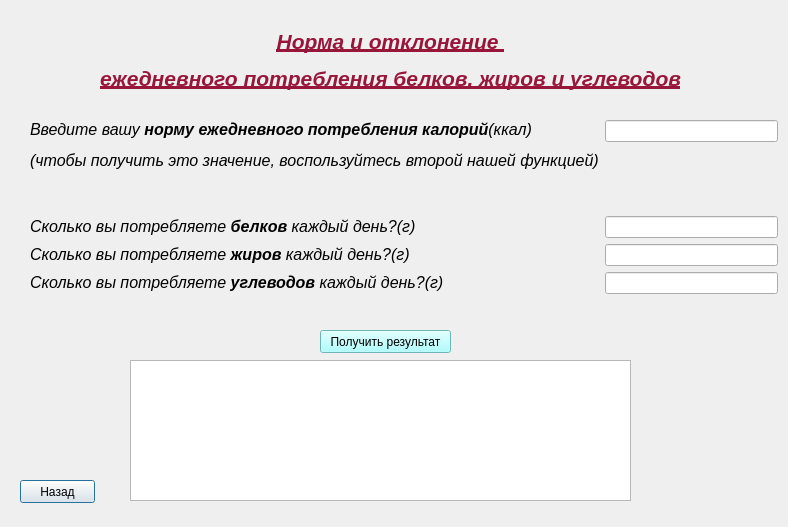
<?xml version="1.0" encoding="UTF-8"?>
<ui version="4.0">
 <class>Dialog</class>
 <widget class="QDialog" name="Dialog">
  <property name="geometry">
   <rect>
    <x>0</x>
    <y>0</y>
    <width>788</width>
    <height>527</height>
   </rect>
  </property>
  <property name="windowTitle">
   <string>Dialog</string>
  </property>
  <widget class="QLabel" name="label">
   <property name="geometry">
    <rect>
     <x>-10</x>
     <y>10</y>
     <width>801</width>
     <height>101</height>
    </rect>
   </property>
   <property name="styleSheet">
    <string notr="true">font: 7pt &quot;MS Shell Dlg 2&quot;;</string>
   </property>
   <property name="text">
    <string>&lt;html&gt;&lt;head/&gt;&lt;body&gt;&lt;p align=&quot;center&quot;&gt;&lt;span style=&quot; font-size:16pt; font-weight:600; font-style:italic; text-decoration: underline; color:#981639;&quot;&gt;Норма и отклонение &lt;/span&gt;&lt;/p&gt;&lt;p align=&quot;center&quot;&gt;&lt;span style=&quot; font-size:16pt; font-weight:600; font-style:italic; text-decoration: underline; color:#981639;&quot;&gt;ежедневного потребления белков, жиров и углеводов&lt;/span&gt;&lt;/p&gt;&lt;/body&gt;&lt;/html&gt;</string>
   </property>
  </widget>
  <widget class="QWidget" name="formLayoutWidget">
   <property name="geometry">
    <rect>
     <x>30</x>
     <y>120</y>
     <width>748</width>
     <height>201</height>
    </rect>
   </property>
   <layout class="QFormLayout" name="formLayout">
    <item row="0" column="0">
     <widget class="QLabel" name="Label">
      <property name="text">
       <string>&lt;html&gt;&lt;head/&gt;&lt;body&gt;&lt;p&gt;&lt;span style=&quot; font-size:12pt; font-style:italic;&quot;&gt;Введите вашу &lt;/span&gt;&lt;span style=&quot; font-size:12pt; font-weight:600; font-style:italic;&quot;&gt;норму ежедневного потребления калорий&lt;/span&gt;&lt;span style=&quot; font-size:12pt; font-style:italic;&quot;&gt;(ккал)&lt;/span&gt;&lt;/p&gt;&lt;p&gt;&lt;span style=&quot; font-size:12pt; font-style:italic;&quot;&gt;(чтобы получить это значение, воспользуйтесь второй нашей функцией)&lt;/span&gt;&lt;/p&gt;&lt;p&gt;&lt;span style=&quot; font-style:italic;&quot;&gt;&lt;br/&gt;&lt;/span&gt;&lt;/p&gt;&lt;/body&gt;&lt;/html&gt;</string>
      </property>
     </widget>
    </item>
    <item row="0" column="1">
     <widget class="QLineEdit" name="LineEdit"/>
    </item>
    <item row="1" column="0">
     <widget class="QLabel" name="Label_2">
      <property name="text">
       <string>&lt;html&gt;&lt;head/&gt;&lt;body&gt;&lt;p&gt;&lt;span style=&quot; font-size:12pt; font-style:italic;&quot;&gt;Сколько вы потребляете &lt;/span&gt;&lt;span style=&quot; font-size:12pt; font-weight:600; font-style:italic;&quot;&gt;белков&lt;/span&gt;&lt;span style=&quot; font-size:12pt; font-style:italic;&quot;&gt; каждый день?(г)&lt;/span&gt;&lt;/p&gt;&lt;/body&gt;&lt;/html&gt;</string>
      </property>
     </widget>
    </item>
    <item row="1" column="1">
     <widget class="QLineEdit" name="LineEdit_2"/>
    </item>
    <item row="2" column="0">
     <widget class="QLabel" name="Label_3">
      <property name="text">
       <string>&lt;html&gt;&lt;head/&gt;&lt;body&gt;&lt;p&gt;&lt;span style=&quot; font-size:12pt; font-style:italic;&quot;&gt;Сколько вы потребляете &lt;/span&gt;&lt;span style=&quot; font-size:12pt; font-weight:600; font-style:italic;&quot;&gt;жиров&lt;/span&gt;&lt;span style=&quot; font-size:12pt; font-style:italic;&quot;&gt;  каждый день?(г)&lt;/span&gt;&lt;/p&gt;&lt;/body&gt;&lt;/html&gt;</string>
      </property>
     </widget>
    </item>
    <item row="2" column="1">
     <widget class="QLineEdit" name="LineEdit_3"/>
    </item>
    <item row="3" column="0">
     <widget class="QLabel" name="Label_4">
      <property name="text">
       <string>&lt;html&gt;&lt;head/&gt;&lt;body&gt;&lt;p&gt;&lt;span style=&quot; font-size:12pt; font-style:italic;&quot;&gt;Сколько вы потребляете &lt;/span&gt;&lt;span style=&quot; font-size:12pt; font-weight:600; font-style:italic;&quot;&gt;углеводов&lt;/span&gt;&lt;span style=&quot; font-size:12pt; font-style:italic;&quot;&gt; каждый день?(г)&lt;/span&gt;&lt;/p&gt;&lt;/body&gt;&lt;/html&gt;</string>
      </property>
     </widget>
    </item>
    <item row="3" column="1">
     <widget class="QLineEdit" name="LineEdit_4"/>
    </item>
   </layout>
  </widget>
  <widget class="QTextBrowser" name="textBrowser">
   <property name="geometry">
    <rect>
     <x>130</x>
     <y>360</y>
     <width>501</width>
     <height>141</height>
    </rect>
   </property>
  </widget>
  <widget class="QPushButton" name="pushButton_2">
   <property name="geometry">
    <rect>
     <x>20</x>
     <y>480</y>
     <width>75</width>
     <height>23</height>
    </rect>
   </property>
   <property name="text">
    <string>Назад</string>
   </property>
  </widget>
  <widget class="QPushButton" name="pushButton">
   <property name="geometry">
    <rect>
     <x>320</x>
     <y>330</y>
     <width>131</width>
     <height>23</height>
    </rect>
   </property>
   <property name="toolTip">
    <string>&lt;html&gt;&lt;head/&gt;&lt;body&gt;&lt;p align=&quot;center&quot;&gt;&lt;span style=&quot; font-size:10pt; font-weight:600; font-style:italic;&quot;&gt;Получить результат&lt;/span&gt;&lt;/p&gt;&lt;/body&gt;&lt;/html&gt;</string>
   </property>
   <property name="styleSheet">
    <string notr="true">background-color: rgb(153, 254, 255);</string>
   </property>
   <property name="text">
    <string>Получить результат</string>
   </property>
  </widget>
 </widget>
 <resources/>
 <connections/>
</ui>
